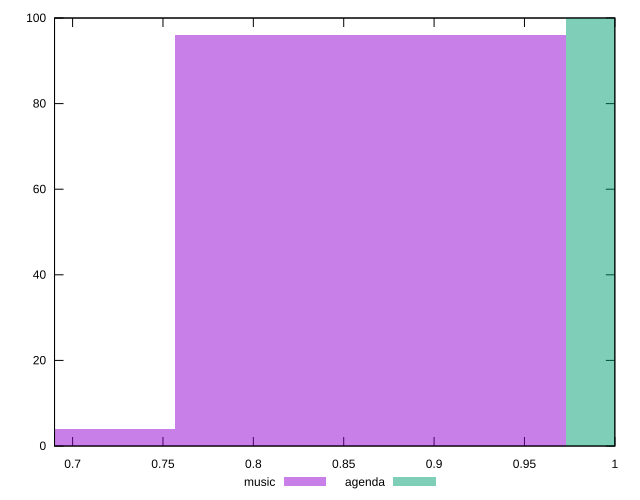

Generate this figure with gnuplot:
reset

$music <<EOF
0.6485526150576177 4
0.8647368200768237 96
EOF

$agenda <<EOF
1.0809210250960297 100
EOF

set key outside below
set boxwidth 0.21618420501920593
set xrange [0.69:1]
set yrange [0:100]
set trange [0:100]
set style fill transparent solid 0.5 noborder
set terminal svg size 640, 500 enhanced background rgb 'white'
set output "reports/report_00030_2021-02-24T20-42-31.540Z/meta/score/comparison/histogram/0_vs_1.svg"

plot $music title "music" with boxes, \
     $agenda title "agenda" with boxes

reset
